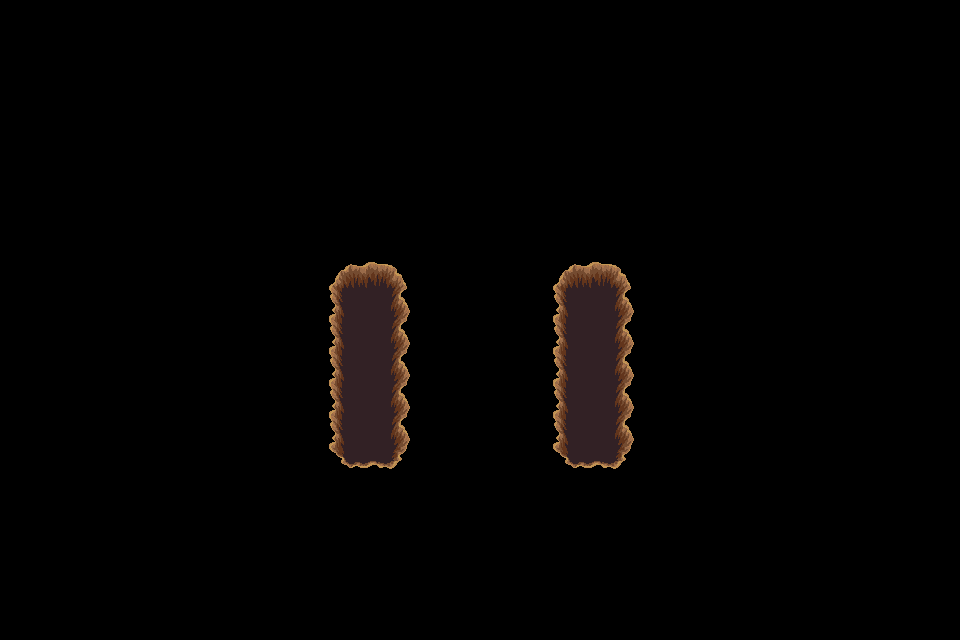

The image is a tile-based game level rendered from a .tmx file. Its description and complete source (layers, tilesets, objects, tile grids) follow:
An orthogonal 30x20 tile map with 32x32 px tiles, 1 tile layer (trou), 2 tilesets.

<map version="1.4" tiledversion="1.4.3" orientation="orthogonal" renderorder="right-down" width="30" height="20" tilewidth="32" tileheight="32" infinite="0" nextlayerid="9" nextobjectid="1">
 <tileset firstgid="1" source="../../dungeon_green.tsx" />
 <tileset firstgid="530" source="../../dungeon.tsx" />
 <layer id="8" name="trou" width="30" height="20">
  <data encoding="csv">
0,0,0,0,0,0,0,0,0,0,0,0,0,0,0,0,0,0,0,0,0,0,0,0,0,0,0,0,0,0,
0,0,0,0,0,0,0,0,0,0,0,0,0,0,0,0,0,0,0,0,0,0,0,0,0,0,0,0,0,0,
0,0,0,0,0,0,0,0,0,0,0,0,0,0,0,0,0,0,0,0,0,0,0,0,0,0,0,0,0,0,
0,0,0,0,0,0,0,0,0,0,0,0,0,0,0,0,0,0,0,0,0,0,0,0,0,0,0,0,0,0,
0,0,0,0,0,0,0,0,0,0,0,0,0,0,0,0,0,0,0,0,0,0,0,0,0,0,0,0,0,0,
0,0,0,0,0,0,0,0,0,0,0,0,0,0,0,0,0,0,0,0,0,0,0,0,0,0,0,0,0,0,
0,0,0,0,0,0,0,0,0,0,0,0,0,0,0,0,0,0,0,0,0,0,0,0,0,0,0,0,0,0,
0,0,0,0,0,0,0,0,0,0,0,0,0,0,0,0,0,0,0,0,0,0,0,0,0,0,0,0,0,0,
0,0,0,0,0,0,0,0,0,0,432,433,434,0,0,0,0,432,433,434,0,0,0,0,0,0,0,0,0,0,
0,0,0,0,0,0,0,0,0,0,455,456,457,0,0,0,0,455,456,457,0,0,0,0,0,0,0,0,0,0,
0,0,0,0,0,0,0,0,0,0,455,456,457,0,0,0,0,455,456,457,0,0,0,0,0,0,0,0,0,0,
0,0,0,0,0,0,0,0,0,0,455,456,457,0,0,0,0,455,456,457,0,0,0,0,0,0,0,0,0,0,
0,0,0,0,0,0,0,0,0,0,455,456,457,0,0,0,0,455,456,457,0,0,0,0,0,0,0,0,0,0,
0,0,0,0,0,0,0,0,0,0,455,456,457,0,0,0,0,455,456,457,0,0,0,0,0,0,0,0,0,0,
0,0,0,0,0,0,0,0,0,0,478,479,480,0,0,0,0,478,479,480,0,0,0,0,0,0,0,0,0,0,
0,0,0,0,0,0,0,0,0,0,0,0,0,0,0,0,0,0,0,0,0,0,0,0,0,0,0,0,0,0,
0,0,0,0,0,0,0,0,0,0,0,0,0,0,0,0,0,0,0,0,0,0,0,0,0,0,0,0,0,0,
0,0,0,0,0,0,0,0,0,0,0,0,0,0,0,0,0,0,0,0,0,0,0,0,0,0,0,0,0,0,
0,0,0,0,0,0,0,0,0,0,0,0,0,0,0,0,0,0,0,0,0,0,0,0,0,0,0,0,0,0,
0,0,0,0,0,0,0,0,0,0,0,0,0,0,0,0,0,0,0,0,0,0,0,0,0,0,0,0,0,0
</data>
 </layer>
</map>
